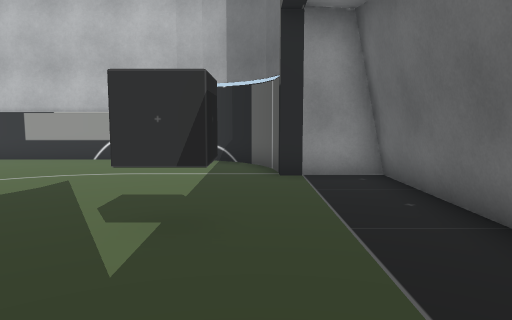
View 1 (above)

15 first-person views from a walk through a Unity game level. The camera is 1.2 m above the floor, tilts 6° down and sees 70° across. The floor is counted in squares, 1 m on a side. Each view is taken from the middle of a square. On the plan, view 1 faces up. The plan holds only what a view shows up to about 15 squares ahead; the rest is blank.

View 2
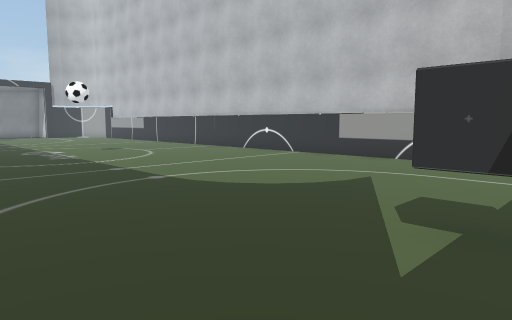

View 3
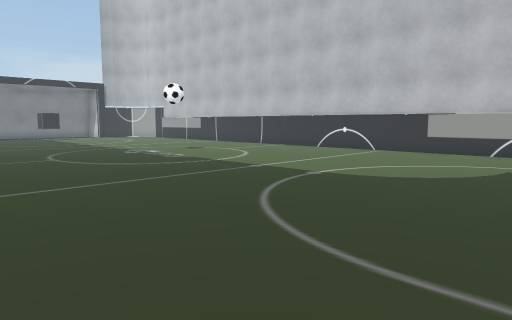

View 4
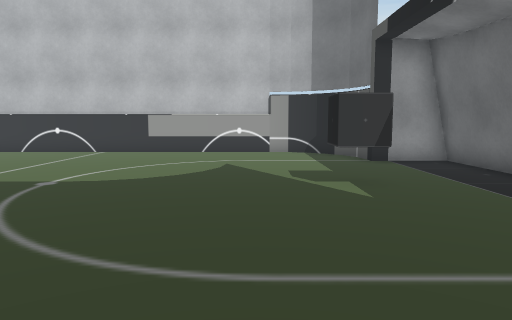

View 5
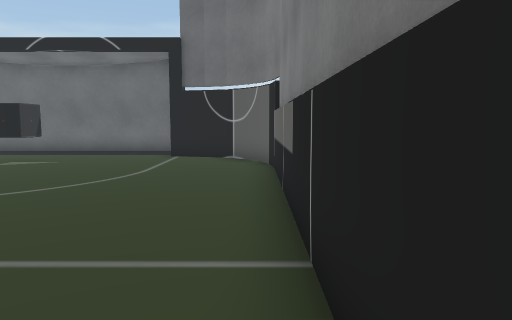

View 6
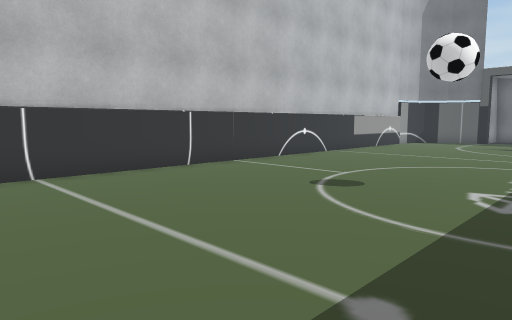

View 7
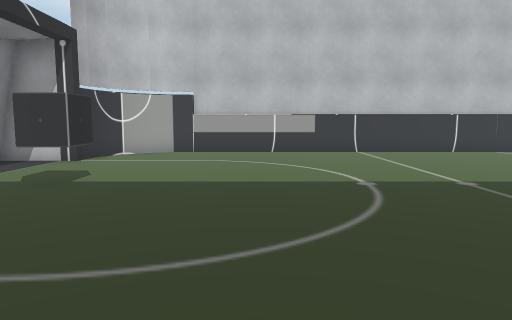

View 8
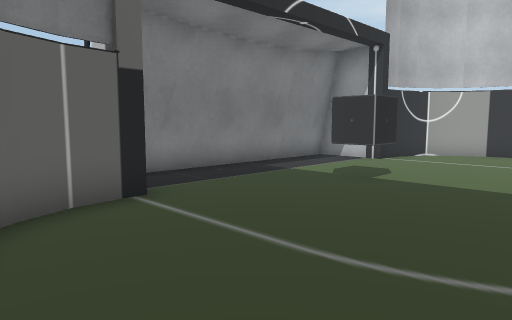

View 9
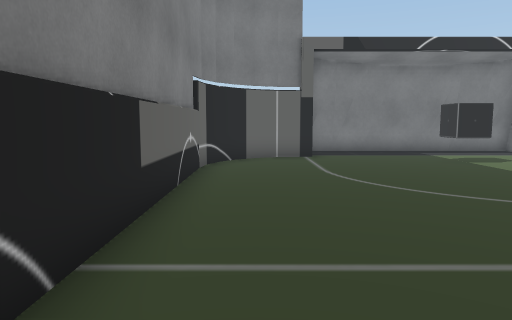

View 10
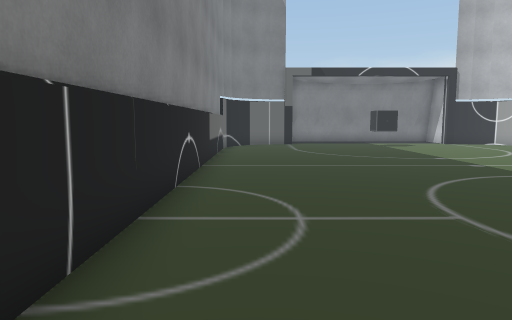

View 11
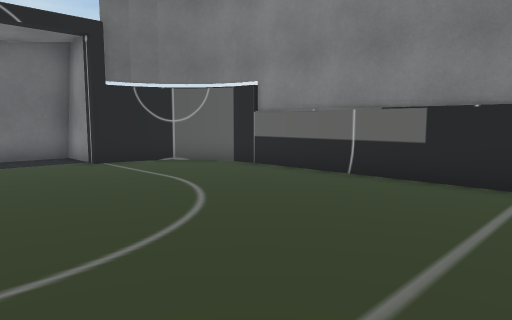

View 12
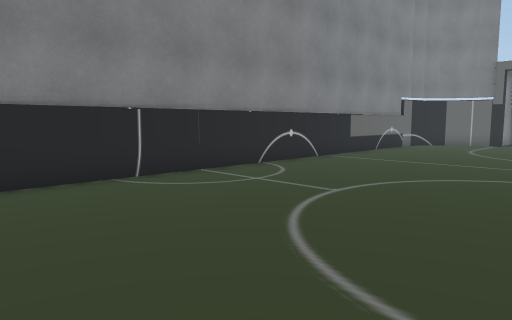

View 13
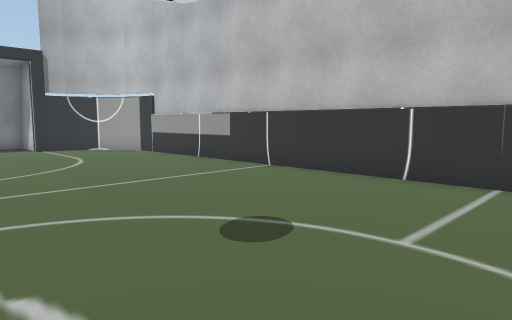

View 14
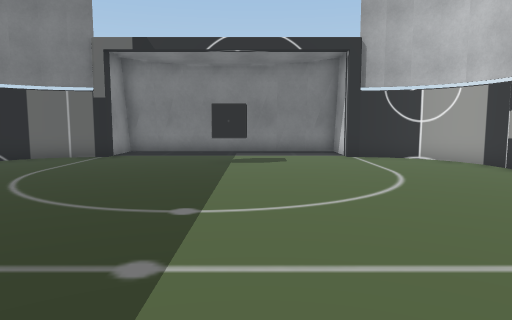

View 15
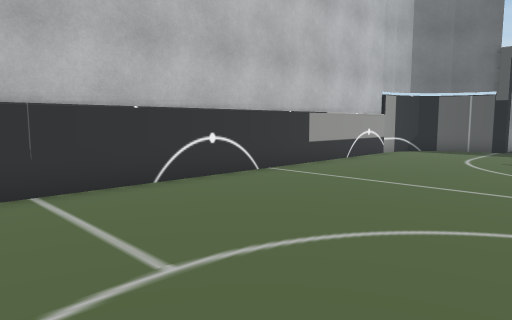

### Floor plan
Points are (right, up) in squares from view 1. A wall is a line through its corners. A room is listed if a view was taken in it or the views show most of it. See-through windows are left out.
Room 1 (views 1, 2, 3, 4, 5, 6, 7, 8, 9, 10, 11, 12, 13, 14, 15)
walls: (-26.4, 11.5) (-27.3, 11.4); (-26.5, -3.5) (-2.4, -3.5); (-27.2, 11.4) (-28, 11.1); (-27.3, -3.4) (-26.4, -3.5); (-2.5, -3.5) (-1.7, -3.4) (-0.9, -3.1); (-2.4, 11.5) (-26.5, 11.5); (-27.9, 11.2) (-28.7, 10.6); (-28, -3.1) (-27.2, -3.4); (-28.5, 10.7) (-29.1, 10); (-29.5, 8.6) (-29.5, 8.1) (-31.5, 8.1) (-31.5, -0.1) (-29.5, -0.1) (-29.5, -0.5) (-29.3, -1.3); (-29, 10.1) (-29.4, 9.2); (-29.1, -1.9) (-28.6, -2.6) (-27.9, -3.1); (-1.6, 11.4) (-2.5, 11.5); (-29.4, -1.2) (-29, -2); (-29.4, 9.3) (-29.5, 8.4); (-1, -3.1) (-0.3, -2.6); (-0.9, 11.1) (-1.7, 11.4); (-0.4, -2.7) (0.1, -2); (-0.3, 10.6) (-1, 11.2); (0.5, -0.5) (0.5, -0.1) (2.8, -0.1); (0.6, 8.4) (0.4, 9.4); (0.1, -2.1) (0.5, -1.2); (0.4, -1.3) (0.5, -0.4); (0.2, 10) (-0.4, 10.7); (0.5, 9.2) (0.1, 10.1); (-31.7, 8.1) (-31.7, -0.1); (2.6, -0.1) (2.6, 8.2); (2.8, 8.1) (0.5, 8.1) (0.5, 8.6)
low walls: (2.8, -0.1) (2.8, 8.1)
objects: other object (-28, 4) to (-28, 5); other object (-1, 4) to (-1, 5)

Positions as (right, up) in squares from view 1, and headings:
1: (0, 0), facing up
2: (0, 0), facing up-left
3: (-2, -3), facing up-left
4: (-3, -3), facing up
5: (-12, -3), facing right
6: (-22, 3), facing up-right
7: (-24, -3), facing up
8: (-24, -3), facing up-left
9: (-17, -2), facing left
10: (-10, -2), facing left
11: (-10, 4), facing down-right
12: (-9, 4), facing down-left
13: (-13, 4), facing up-left
14: (-17, 5), facing left
15: (-16, 5), facing up-right
